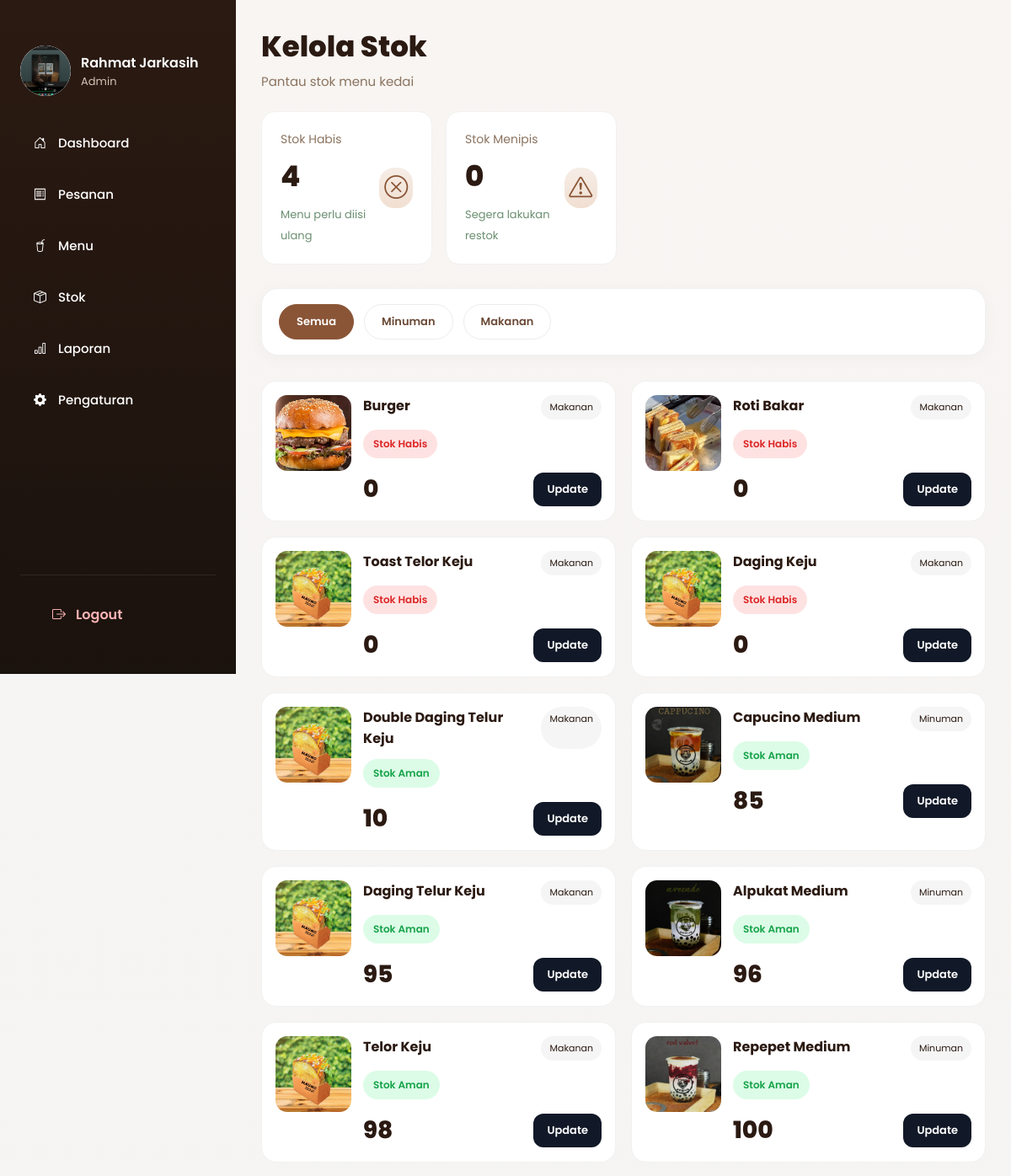
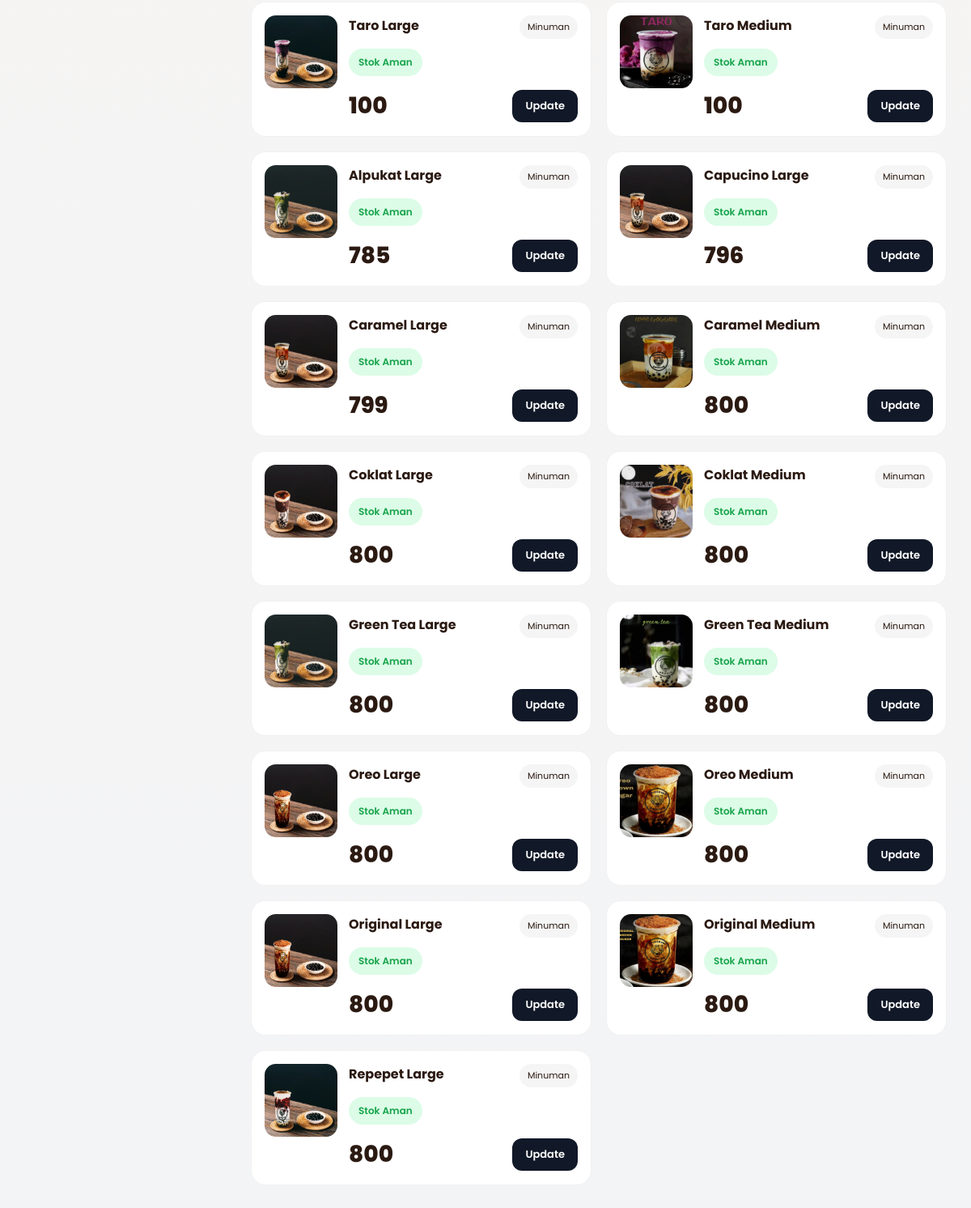
The app's page /admin/stok.php (signed in) with its own data (2 pictures, top to bottom).
### tables this page shows
CREATE TABLE `users` (
  `id_user` int(11) NOT NULL,
  `username` varchar(100) DEFAULT NULL,
  `password` varchar(255) DEFAULT NULL,
  `nama_lengkap` varchar(100) DEFAULT NULL,
  `role` enum('admin') DEFAULT NULL,
  `foto` varchar(255) DEFAULT 'default.png'
);

CREATE TABLE `menu` (
  `id_menu` int(11) NOT NULL,
  `id_kategori` int(11) DEFAULT NULL,
  `nama_menu` varchar(100) DEFAULT NULL,
  `harga` int(11) DEFAULT NULL,
  `deskripsi` text DEFAULT NULL,
  `gambar` varchar(255) DEFAULT NULL,
  `status` enum('tersedia','habis') DEFAULT NULL,
  `stok` int(11) DEFAULT 0
);

CREATE TABLE `kategori` (
  `id_kategori` int(11) NOT NULL,
  `nama_kategori` varchar(100) DEFAULT NULL
);

### admin/stok.php (the view, shortened to what this page needs)
<?php
require_once __DIR__ . '/../config/koneksi.php';
$kategori =
isset($_GET['kategori'])
? $_GET['kategori']
: 'semua';
$where = "1";
$stok = mysqli_query($conn,"
SELECT *
FROM menu
JOIN kategori
ON menu.id_kategori = kategori.id_kategori
WHERE $where
ORDER BY stok ASC
");
$totalHabis = mysqli_num_rows(
mysqli_query($conn,"
SELECT *
FROM menu
WHERE stok <= 0
")
);
$totalMenipis = mysqli_num_rows(
mysqli_query($conn,"
SELECT *
FROM menu
WHERE stok > 0
AND stok <= 5
")
);
?>
<!DOCTYPE html>
<html lang="id">
<head>
<link
href="https://cdn.jsdelivr.net/npm/bootstrap-icons@1.11.3/font/bootstrap-icons.min.css"
rel="stylesheet">
<link
rel="stylesheet"
href="../assets/css/admin.css">
</head>
<body>
<div class="main-content">
<?php include 'layout/sidebar.php'; ?>
<div class="welcome-box">
<h2>Kelola Stok</h2>
<p>
Pantau stok menu kedai
</p>
</div>
<div class="dashboard-cards">
<div class="dashboard-card">
<div>
<p>Stok Habis</p>
<h3>
<?php echo $totalHabis; ?>
</h3>
<span>Menu perlu diisi ulang</span>
</div>
<div class="card-icon">
<i class="bi bi-x-circle"></i>
</div>
</div>
<div class="dashboard-card">
<div>
<p>Stok Menipis</p>
<h3>
<?php echo $totalMenipis; ?>
</h3>
<span>Segera lakukan restok</span>
</div>
<div class="card-icon">
<i class="bi bi-exclamation-triangle"></i>
</div>
</div>
</div>
<div class="stock-filter-card">
<div class="filter-tabs">
<a
href="?kategori=semua"
class="<?php echo $kategori=='semua' ? 'active-filter' : ''; ?>">
Semua
</a>
<a
href="?kategori=Minuman"
class="<?php echo $kategori=='Minuman' ? 'active-filter' : ''; ?>">
Minuman
</a>
<a
href="?kategori=Makanan"
class="<?php echo $kategori=='Makanan' ? 'active-filter' : ''; ?>">
Makanan
</a>
</div>
</div>
<div class="stock-grid">
<?php while($s = mysqli_fetch_array($stok)){ ?>
<div class="stock-card">
<div class="stock-image">
<img
src="../assets/img/<?php echo $s['gambar']; ?>"
onerror="this.src='../assets/img/no-image.png'">
</div>
<div class="stock-body">
<div class="stock-top">
<h4>
<?php
echo $s['nama_menu'];
?>
</h4>
<span>
<?php
echo $s['nama_kategori'];
?>
</span>
</div>
<?php
if($s['stok'] <= 0){
?>
<div class="stock-status out">
Stok Habis
</div>
<?php
}elseif($s['stok'] <= 5){
?>
<div class="stock-status low">
Stok Menipis
</div>
<?php }else{ ?>
<div class="stock-status ready">
Stok Aman
</div>
<?php } ?>
<div class="stock-footer">
<h3>
<?php
echo $s['stok'];
?>
</h3>
<a
href="edit_menu.php?id=<?php echo $s['id_menu']; ?>">
Update
</a>
</div>
</div>
</div>
<?php } ?>
</div>
</div>
</body>
</html>

### admin/layout/sidebar.php (shortened to what this page needs)
<?php
require_once __DIR__ . '/../../config/koneksi.php';
$id_user = $_SESSION['id_user'];
$userLogin = mysqli_fetch_assoc(
    mysqli_query(
        $conn,
        "SELECT * FROM users WHERE id_user='$id_user'"
    )
);
?>
<div class="sidebar" id="sidebar">
   <div class="sidebar-profile">
<div class="profile-image">
    <?php if(!empty($userLogin['foto'])){ ?>
        <img
            src="../assets/uploads/profil/<?= $userLogin['foto']; ?>"
            alt="Foto Profil"
            style="
                width:100%;
                height:100%;
                object-fit:cover;
                border-radius:50%;
            "
        >
    <?php } else { ?>
        <i class="bi bi-person-fill"></i>
    <?php } ?>
</div>
<div class="profile-info">
    <h4><?= $userLogin['nama_lengkap']; ?></h4>
    <p><?= ucfirst($userLogin['role']); ?></p>
</div>
</div>
    <ul class="sidebar-menu">
        <li>
            <a href="index.php">
                <i class="bi bi-house-door"></i>
                Dashboard
            </a>
        </li>
        <li>
            <a href="pesanan.php">
                <i class="bi bi-receipt"></i>
                Pesanan
            </a>
        </li>
        <li>
            <a href="menu.php">
                <i class="bi bi-cup-straw"></i>
                Menu
            </a>
        </li>
        <li>
            <a href="stok.php">
                <i class="bi bi-box-seam"></i>
                Stok
            </a>
        </li>
        <li>
            <a href="laporan.php">
                <i class="bi bi-bar-chart"></i>
                Laporan
            </a>
        </li>
        <li>
            <a href="pengaturan.php">
                <i class="bi bi-gear-fill"></i>
                Pengaturan
            </a>
        </li>
    </ul>
    <div class="sidebar-footer">
        <a href="logout.php" class="logout-btn" id="btnLogout">
            <i class="bi bi-box-arrow-right"></i>
            Logout
        </a>
    </div>
</div>

### records on screen
users: foto (picture), nama_lengkap "Rahmat Jarkasih", role "Admin"
menu: gambar (picture), nama_menu "Burger", id_kategori.nama_kategori "Makanan", shows "Stok Habis", stok "0"
menu: gambar (picture), nama_menu "Roti Bakar", id_kategori.nama_kategori "Makanan", shows "Stok Habis", stok "0"
menu: gambar (picture), nama_menu "Toast Telor Keju", id_kategori.nama_kategori "Makanan", shows "Stok Habis", stok "0"
menu: gambar (picture), nama_menu "Daging Keju", id_kategori.nama_kategori "Makanan", shows "Stok Habis", stok "0"
menu: gambar (picture), nama_menu "Double Daging Telur Keju", id_kategori.nama_kategori "Makanan", shows "Stok Aman", stok "10"
menu: gambar (picture), nama_menu "Capucino Medium", id_kategori.nama_kategori "Minuman", shows "Stok Aman", stok "85"
menu: gambar (picture), nama_menu "Daging Telur Keju", id_kategori.nama_kategori "Makanan", shows "Stok Aman", stok "95"
menu: gambar (picture), nama_menu "Alpukat Medium", id_kategori.nama_kategori "Minuman", shows "Stok Aman", stok "96"
menu: gambar (picture), nama_menu "Telor Keju", id_kategori.nama_kategori "Makanan", shows "Stok Aman", stok "98"
menu: gambar (picture), nama_menu "Repepet Medium", id_kategori.nama_kategori "Minuman", shows "Stok Aman", stok "100"
menu: gambar (picture), nama_menu "Taro Large", id_kategori.nama_kategori "Minuman", shows "Stok Aman", stok "100"
menu: gambar (picture), nama_menu "Taro Medium", id_kategori.nama_kategori "Minuman", shows "Stok Aman", stok "100"
menu: gambar (picture), nama_menu "Alpukat Large", id_kategori.nama_kategori "Minuman", shows "Stok Aman", stok "785"
menu: gambar (picture), nama_menu "Capucino Large", id_kategori.nama_kategori "Minuman", shows "Stok Aman", stok "796"
menu: gambar (picture), nama_menu "Caramel Large", id_kategori.nama_kategori "Minuman", shows "Stok Aman", stok "799"
menu: gambar (picture), nama_menu "Caramel Medium", id_kategori.nama_kategori "Minuman", shows "Stok Aman", stok "800"
menu: gambar (picture), nama_menu "Coklat Large", id_kategori.nama_kategori "Minuman", shows "Stok Aman", stok "800"
menu: gambar (picture), nama_menu "Coklat Medium", id_kategori.nama_kategori "Minuman", shows "Stok Aman", stok "800"
menu: gambar (picture), nama_menu "Green Tea Large", id_kategori.nama_kategori "Minuman", shows "Stok Aman", stok "800"
menu: gambar (picture), nama_menu "Green Tea Medium", id_kategori.nama_kategori "Minuman", shows "Stok Aman", stok "800"
menu: gambar (picture), nama_menu "Oreo Large", id_kategori.nama_kategori "Minuman", shows "Stok Aman", stok "800"
menu: gambar (picture), nama_menu "Oreo Medium", id_kategori.nama_kategori "Minuman", shows "Stok Aman", stok "800"
menu: gambar (picture), nama_menu "Original Large", id_kategori.nama_kategori "Minuman", shows "Stok Aman", stok "800"
menu: gambar (picture), nama_menu "Original Medium", id_kategori.nama_kategori "Minuman", shows "Stok Aman", stok "800"
menu: gambar (picture), nama_menu "Repepet Large", id_kategori.nama_kategori "Minuman", shows "Stok Aman", stok "800"

### other values on screen
$totalHabis "4"
$totalMenipis "0"
